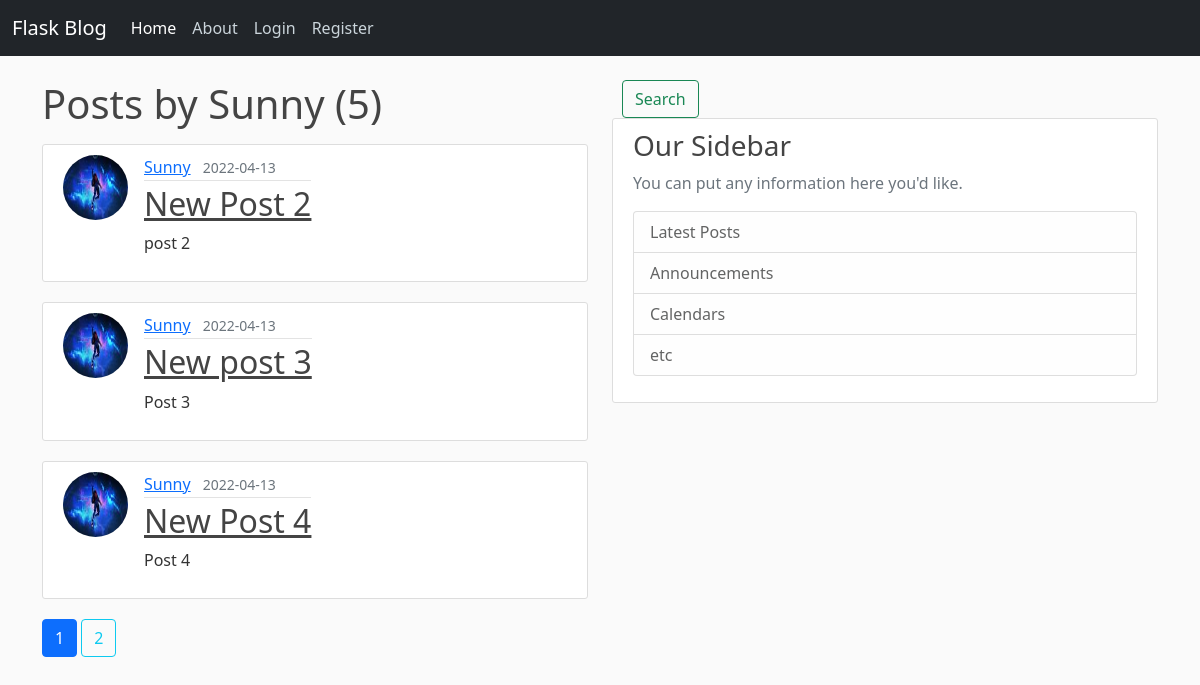
The page /user/Sunny on the database its author committed.
### flask_learning/models.py (models this page shows, shortened)
class User(db.Model, UserMixin):
    id = db.Column(db.Integer, primary_key=True)
    username = db.Column(db.String(20), unique=True, nullable=False)
    email = db.Column(db.String(120), unique=True, nullable=False)
    image_file = db.Column(db.String(20), nullable=False, default='default.jpg')
    password = db.Column(db.String(80), nullable=False)
    posts = db.relationship('Post', backref='author', lazy=True)

class Post(db.Model):
    id = db.Column(db.Integer, primary_key=True)
    title = db.Column(db.String(100), nullable=False)
    date_posted = db.Column(db.DateTime, nullable=False, default=datetime.utcnow())
    content = db.Column(db.Text, nullable=False)
    user_id = db.Column(db.Integer, db.ForeignKey('user.id'), nullable=False)

### flask_learning/users/routes.py (the view)
@users.route("/user/<string:username>")
def user_posts(username):
    page = request.args.get('page', 1, type=int)
    user = User.query.filter_by(username=username).first_or_404()
    posts = Post.query.filter_by(author=user).order_by(Post.date_posted.desc()).paginate(page=page, per_page=3)
    return render_template('user_post.html', posts=posts, user=user)

### flask_learning/templates/user_post.html (shortened to what this page needs)
{% extends 'layout.html' %}
{% block content %}
    <h1 class="mb-3">Posts by {{ user.username }} ({{ posts.total }})</h1>
    {% for post in posts.items %}
        <article class="d-flex content-section">
            <img class="rounded-circle article-img" src="{{url_for('static', filename='profile_pics/' + post.author.image_file)}}" alt="">
          <div class="media-body">
            <div class="article-metadata">
              <a class="me-2" href="{{url_for('users.user_posts', username=post.author.username) }}">{{post.author.username}}</a>
              <small class="text-muted">{{ post.date_posted.strftime('%Y-%m-%d ') }}</small>
            </div>
            <h2><a class="article-title" href="{{ url_for('posts.post', post_id=post.id) }}">{{ post.title }}</a></h2>
            <p class="article-content">{{ post.content }}</p>
          </div>
        </article>
    {% endfor %}
    {% for page_num in posts.iter_pages(left_edge=1, right_edge=1, left_current=1, right_current=2) %}
        {% if page_num %}
            {% if posts.page == page_num %}
                <a class="btn btn-primary mb-4" href="{{ url_for('users.user_posts',username=user.username, page=page_num) }}">{{ page_num }}</a>
            {% else %}
                <a class="btn btn-outline-info mb-4" href="{{ url_for('users.user_posts',username=user.username, page=page_num) }}">{{ page_num }}</a>
            {% endif %}
        {% endif %}
    {% endfor %}
{% endblock content %}

### flask_learning/static/main.css (style rules this page uses)
body { background: #fafafa; color: #333333; margin-top: 5rem; }
h1, h2, h3, h4, h5, h6 { color: #444444; }
.content-section { background: #ffffff; padding: 10px 20px; border: 1px solid #dddddd; border-radius: 3px; margin-bottom: 20px; }
.article-title { color: #444444; }
.article-content { white-space: pre-line; }
.article-img { height: 65px; width: 65px; margin-right: 16px; }
.article-metadata { padding-bottom: 1px; margin-bottom: 4px; border-bottom: 1px solid #e3e3e3 }

### rows shown on the page
User: username "Sunny"
Post: image_file (picture), author.username "Sunny", date_posted "2022-04-13", title "New Post 2", content "post 2"
Post: image_file (picture), author.username "Sunny", date_posted "2022-04-13", title "New post 3", content "Post 3"
Post: image_file (picture), author.username "Sunny", date_posted "2022-04-13", title "New Post 4", content "Post 4"

### other values the page prints
{{ posts.total }} "5"
{{ page_num }} "1"
{{ page_num }} "2"
